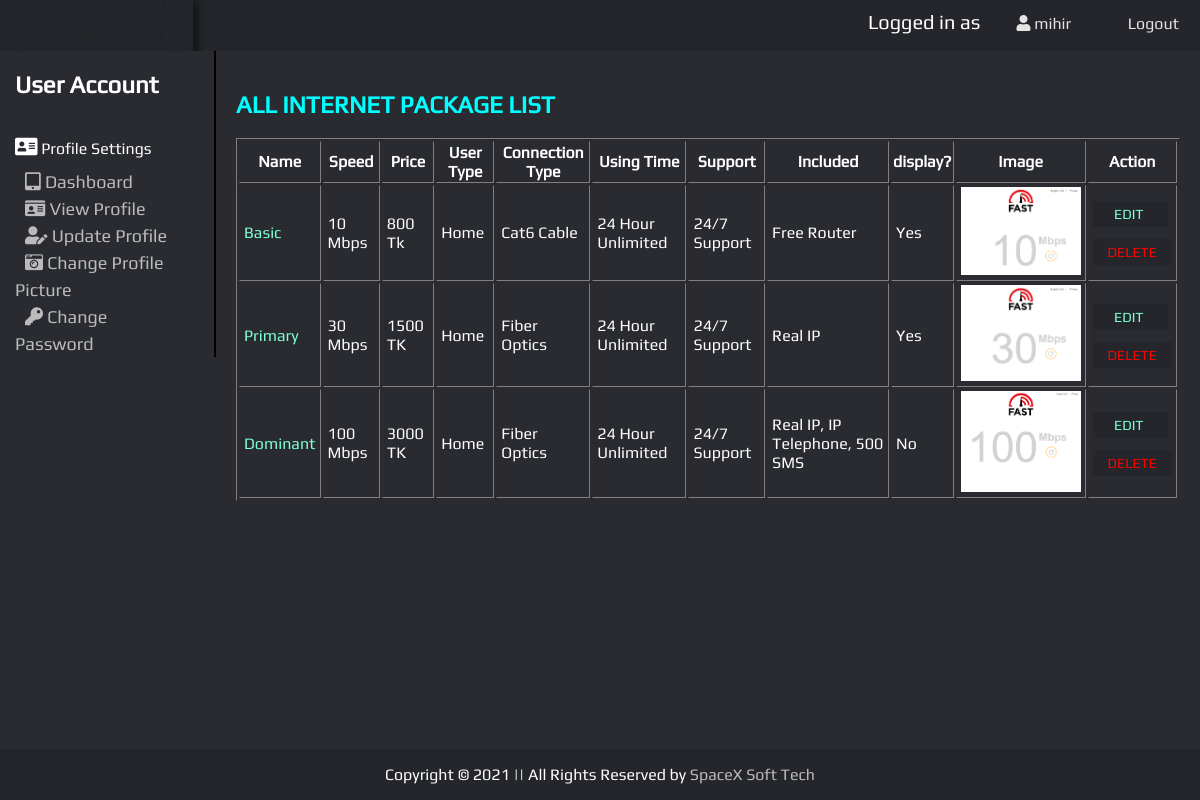
Page /internetpack_view/view_all_internetpacks.php (signed in) on the committed database.
### tables this page shows
CREATE TABLE `internetpack` (
  `id` int(11) NOT NULL,
  `pack_id` varchar(100) NOT NULL,
  `name` varchar(30) NOT NULL,
  `speed` varchar(10) NOT NULL,
  `usertype` varchar(30) NOT NULL,
  `conntype` varchar(30) NOT NULL,
  `time` varchar(20) NOT NULL,
  `support` varchar(30) NOT NULL,
  `included` varchar(200) NOT NULL,
  `image` varchar(200) NOT NULL,
  `price` varchar(20) NOT NULL,
  `display` varchar(20) NOT NULL
);

### control/session.php (called while the page is built, shortened)
<?php
    if(isset($_SESSION['user_id']))
    {
        $user_id = $_SESSION['user_id'];
    }
    if(isset($_SESSION['username']))
    {
        $User = $_SESSION['username'];
    }
    if(isset($_SESSION['usertype']))
    {
        $Type = $_SESSION['usertype'];
    }
?>

### model/ipack_model.php (called while the page is built, shortened)
<?php
function showallipacks()
{
	$conn = db_conn();
    $selectQuery = 'SELECT * FROM `internetpack` ';
    try
    {
        $stmt = $conn->query($selectQuery);
    }
    catch(PDOException $e)
    {
        echo $e->getMessage();
    }
    $rows = $stmt->fetchAll(PDO::FETCH_ASSOC);
    return $rows;
}

### internetpack_controller/ipackinfoCntrl.php (called while the page is built, shortened)
<?php
    require_once ('../model/ipack_model.php');
    function fetchallipacks()
    {
        return showallipacks();
    }
?>

### internetpack_view/view_all_internetpacks.php (the view, shortened to what this page needs)
<?php
    include '../control/session.php';
    require_once '../internetpack_controller/ipackinfoCntrl.php';
    $ipacks = fetchallipacks();
?>
<!DOCTYPE html>
<html lang="en">
<head>
    <link href="../resources/stylesheet/ife.css?v=<?php echo time(); ?>" rel="stylesheet">
</head>
<body>
    <?php include('../header_footer/header_after_login.php'); ?>
    <div class="main">
    <?php include('../control/panelCntrl.php'); ?>
        <section>
            <h1 class="color-cyan">ALL INTERNET PACKAGE LIST</h1>
            <table border="1" class="usr-table">
                <thead>
                    <tr>
                        <th>Name</th>
                        <th>Speed</th>
                        <th>Price</th>
                        <th>User Type</th>
                        <th>Connection Type</th>
                        <th>Using Time</th>
                        <th>Support</th>
                        <th>Included</th>
                        <th>display?</th>
                        <th>Image</th>
                        <th>Action</th>
                    </tr>
                </thead>
                <tbody>
                    <?php foreach ($ipacks as $i => $ipack): ?>
                        <tr>
                            <td><a href="../view/view_ipack.php?id=<?php echo $ipack['id'] ?>"><?php echo $ipack['name'] ?></a></td>
                            <td><?php echo $ipack['speed'] ?></td>
                            <td><?php echo $ipack['price'] ?></td>
                            <td><?php echo $ipack['usertype'] ?></td>
                            <td><?php echo $ipack['conntype'] ?></td>
                            <td><?php echo $ipack['time'] ?></td>
                            <td><?php echo $ipack['support'] ?></td>
                            <td><?php echo $ipack['included'] ?></td>
                            <td><?php echo $ipack['display'] ?></td>
                            <td><img width="120px" src="../resources/img/ipack/<?php echo $ipack['image'] ?>" alt="<?php echo $ipack['name'] ?>"></td>
                            <td>
                                <a href="../view/edit_ipack.php?id=<?php echo $ipack['id'] ?>" class="green"><span class="btn-action">&nbsp;&nbsp;Edit &nbsp;&nbsp;</span></a> <br><br>
                                <a href="../control/delete_ipackCntrl.php?id=<?php echo $ipack['id'] ?>" onclick="return confirm('Are you sure want to delete this PACHAGE?')"><span class="btn-action error">Delete</span></a>
                            </td>
                        </tr>
                    <?php endforeach; ?>
                </tbody>
            </table>
        </section>
    </div>
    <?php include('../header_footer/copyright.php'); ?>
</body>
</html>

### header_footer/header_after_login.php
<link rel="stylesheet" href="https://cdnjs.cloudflare.com/ajax/libs/font-awesome/4.7.0/css/font-awesome.min.css">
    <div class="header">
        <a href="../index.php" class="logo"><img src="../resources/img/logo/ife-logo.gif" alt="IFE"></a>
            <div class="header-right">
            <span class="header-log-identity">Logged in as </span>
            <a href="../view/dashboard.php"><i class="fa fa-user" aria-hidden="true"></i>
                <?php
                    if(isset($User))
                    {
                        echo $User;
                    }
                ?>
            </a>
            <span><a href="../control/logout.php"><i class="fa fa-sign-out"></i> Logout</a></span>
        </div>
    </div>

### control/panelCntrl.php (shortened to what this page needs)
<?php
    if($Type=="Admin")
    {
        include('../panel/adminpanel.php');
    }
    else if($Type=="Moderator")
    {
        include('../panel/modpanel.php');
    }
    else if($Type=="Home")
    {
        include('../panel/userpanel.php');
    }
?>

### panel/userpanel.php
<link rel="stylesheet" href="https://cdnjs.cloudflare.com/ajax/libs/font-awesome/5.15.1/css/all.min.css">
<aside class="menu">
    <h1 class="top-mar-20">User Account</h1><br>
    <i class="fas fa-address-card font-size-20"></i></i> Profile Settings<br>
    <div class="top-mar-10">
        <a href="../view/dashboard.php"><i class="fas fa-tablet-alt"></i> Dashboard</a> <br>
        <a href="../user_view/view_userSessionProfile.php?user_id=<?php echo $user_id ?>"><i class="fas fa-id-card"></i> View Profile</a> <br>
        <a href="../user_view/update_userSessionProfile.php?user_id=<?php echo $user_id ?>"><i class="fas fa-user-edit"></i> Update Profile</a> <br>
        <a href="../user_view/update_userSessionImage.php?user_id=<?php echo $user_id ?>"><i class="fas fa-camera-retro"></i> Change Profile Picture</a> <br>
        <a href="../user_view/update_userSessionPassword.php?user_id=<?php echo $user_id ?>"> <i class="fas fa-key"></i> Change Password</a> <br>
    </div>
</aside>

### header_footer/copyright.php
<div class="copyright"><p>Copyright &copy; <?php echo date("Y") ?> || All Rights Reserved by <a href="../aboutus/spacex_soft_tech.php"> SpaceX Soft Tech</a></p></div>

### resources/stylesheet/ife.css (style rules this page uses)
* { box-sizing: border-box; }
body { margin: 0; padding:0; background-color: #292b31; font-family: Play; color: white; }
a { color: #bbbbbb; text-decoration: none; }
section { width: 82%; float: right; height: 500px; padding: 20px; }
.menu { width: 18%; float: left; padding: 0 15px; border-right: 2px solid black; }
.menu a { font-size: 18px; text-transform: capitalize; font-weight: 300; line-height: 1.5; padding: 2px 10px; transition: all 0.2s ease; }
.error { color: #FF0000; }
.green { color: green; }
.color-cyan { color:cyan; }
.top-mar-10 { margin-top: 10px; }
.top-mar-20 { margin-top: 20px; }
.font-size-20 { font-size: 20px; }
.usr-table tbody tr td { padding-left: 4px; padding-right: 4px; }
.usr-table a { color: aquamarine; }
.header { overflow: hidden; background-color: #24262B; }
.header a { float: left; display: block; color: #e6e3e3; padding: 14px 16px; margin-right: 5px; text-decoration: none; font-weight: 300; transition: all 0.3s ease; }
.header a.logo img { width: auto; height: auto; margin-top: -20px; margin-left: -20px; margin-bottom: -18px; margin-right: -20px; }
.header-right { float: right; }
.header-log-identity { margin-right: 20px; margin-top: 10px; float: left; font-size: 20px; }
.copyright { position: fixed; left: 0; bottom: 0; width: 100%; background-color: #24262B; color: white; text-align: center; }
.btn-action { text-transform: uppercase; background: #24262B; width: 15px; height: 10px; border: 0; padding-left: 15px; padding-right: 15px; padding-top: 5px; padding-bottom: 5px; font-size: 14px; -webkit-transition: all 0.5 ease; transition: all 0.5 ease; cursor: pointer; }

### rows in the picture
internetpack: name "Basic", speed "10 Mbps", price "800 Tk", usertype "Home", conntype "Cat6 Cable", time "24 Hour Unlimited", support "24/7 Support", included "Free Router", display "Yes", image (picture)
internetpack: name "Primary", speed "30 Mbps", price "1500 TK", usertype "Home", conntype "Fiber Optics", time "24 Hour Unlimited", support "24/7 Support", included "Real IP", display "Yes", image (picture)
internetpack: name "Dominant", speed "100 Mbps", price "3000 TK", usertype "Home", conntype "Fiber Optics", time "24 Hour Unlimited", support "24/7 Support", included "Real IP, IP Telephone, 500 SMS", display "No", image (picture)

### other values in the picture
$User "mihir"
